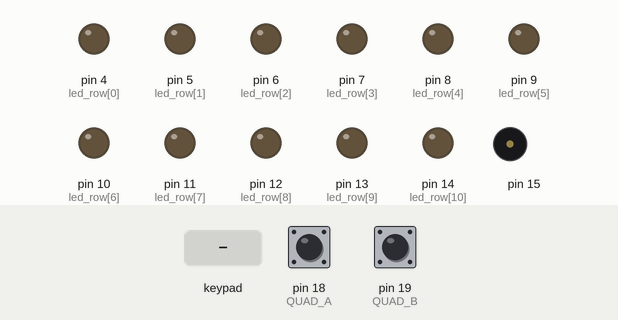
The sketch below on a simulated Arduino Mega 2560, built with avr-gcc and run on an emulated ATmega2560. On the bench: output pins drawn as LEDs (lit = HIGH), buzzer (waves = sounding). Wiring (inferred from the names in the program): 2×8 keypad with keys 1 2 3 A 4 5 6 B 7 8 9 C * 0 # D (labels assumed): rows pin 16, pin 17; columns pin 38, pin 39, pin 40, pin 41, pin 42, pin 43, pin 44, pin 45. Inputs (shaded band) come from the test bench; at power-on: pin 18 (QUAD_A) HIGH, pin 19 (QUAD_B) HIGH. Pins used as bus, display or sensor lines are not drawn.

Above: at 1.2 s.
1.3 s: key '1' pressed
At 1.38 s:
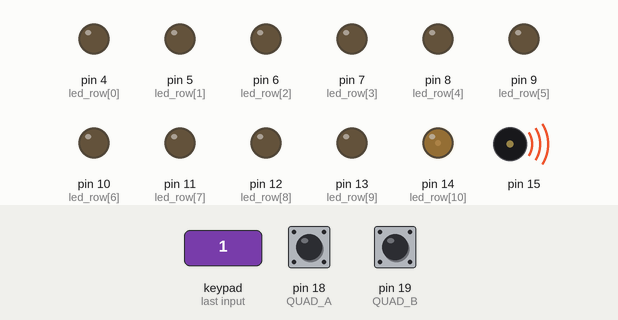
2.9 s: keypad keys 1 2 A pressed 0.4 s apart
At 4.4 s:
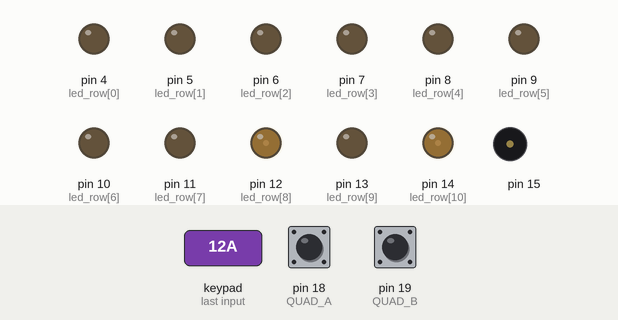
5.9 s: pin 18 (QUAD_A) pulled LOW for 0.15 s
At 6.4 s:
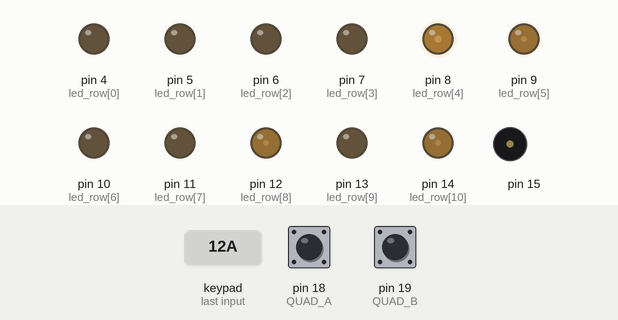
7.5 s: pin 19 (QUAD_B) pulled LOW for 0.15 s
At 8.7 s:
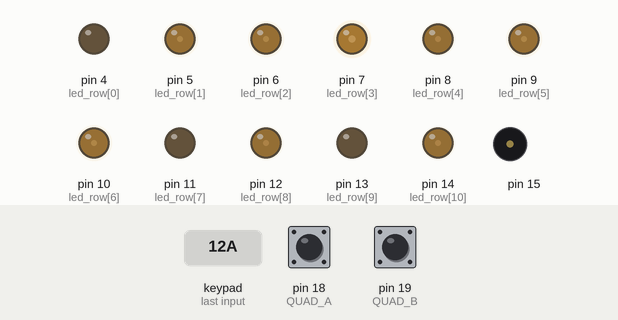
9.1 s: key '2' pressed
At 9.18 s:
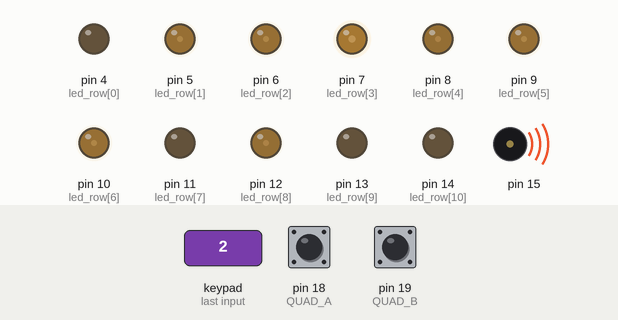
10.7 s: pin 18 (QUAD_A) pulled LOW for 1 s
At 11.3 s:
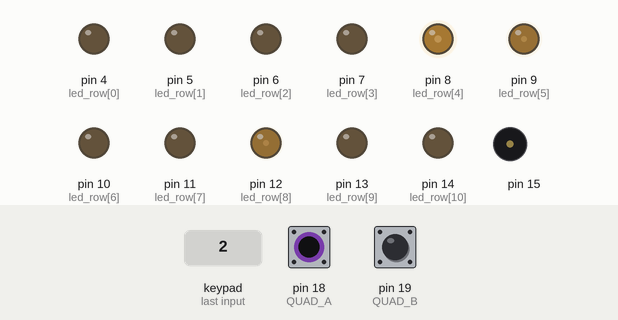
Timing chart, 0 to 13.7 s (numbered marks = the images above; inputs shaded):
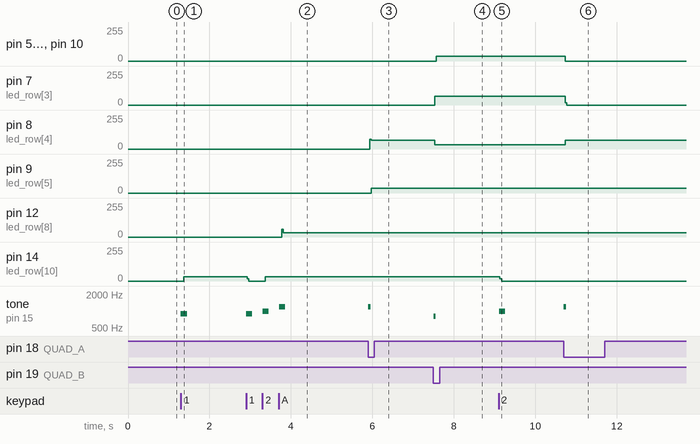

The sketch:

washing-firmware.ino
```cpp
#include <TimerOne.h>
#include <TimerThree.h>
#include <avr/sleep.h>
#include <avr/power.h>

/// Hardware
/// --------
/// The LEDs are arranged in a 11x8 matrix. The buttons are arranged (logically) in a 2x8 matrix.
/// The LEDs and buttons share the same column lines.
/// We update the display at about 800 Hz (100 Hz to refresh the entire display). Button state is
/// polled while we drive the display. The knob rotation is a sort of primitive sort-of quadrature
/// encoder; we poll this at refresh intervals as well.
/// The speaker is a simple 8 ohm cone driven by a mosfet. We use a stock arduino tone library to
/// generate beeps.

/// Firmware outline
/// ----------------
/// The LED display is refreshed from a backing store (raw_display) which maps directly to the LED
/// values. A set of convenience functions (set_digit, set_selector_column) are used to simplify
/// updating the backing store.
/// When a button is pushed or the knob is turn, an event of the appropriate type is added to the
/// event queue. These are handled by the main loop outside of any interrupt.

// ---- Pin assignements ----

// The matrix dimensions
const int LED_ROW_COUNT = 11;
const int LED_COL_COUNT = 8;
const int BUTTON_ROW_COUNT = 2;
// Pin assignments for the LEDs, butons, and quadrature encoder
const int led_row[LED_ROW_COUNT] = { 4, 5, 6, 7, 8, 9, 10, 11, 12, 13, 14 };
const int led_col[LED_COL_COUNT] = { 38, 39, 40, 41, 42, 43, 44, 45 };
const int button_row[BUTTON_ROW_COUNT] = { 16, 17 };
const int QUAD_A = 18;
const int QUAD_B = 19;
// Struct for describing an LED's location
typedef struct {
  uint8_t row;
  uint8_t col;
} LedLoc;

// ---- Firmware state ----
typedef uint16_t Display[LED_COL_COUNT];
Display raw_display;
uint16_t buttons;
uint16_t buttons_last;
// Quadrature encoder state
enum { Q_READY, Q_WAIT } quad_state;
// Column currently being scanned
static int cur_col = 0;

// ---- Timing ----

// Timer 1 update triggers every 1250 microseconds
const uint32_t T1_US = 1250;
// Timer 1 update triggers every 50000 microseconds during sleep mode
const uint32_t T1_SLEEP_US = 50000;
// Timeout in seconds without interaction
const uint32_t IF_TIMEOUT = 90;
// Updates per timeout
const uint32_t T1_UPDATES_PER_TIMEOUT = 72000; //(1000 * (IF_TIMEOUT * 1000)/T1_US);

// --- Event queue ---
const int MAX_EVTS = 8;
typedef enum { BUTTON_PRESS, DIAL_TURN } EventType;
typedef struct {
  EventType type;
  int8_t value;
} Event;

Event queue[MAX_EVTS];
uint8_t qstart = 0;
uint8_t qend = 0;

inline void q_init() {
  qstart = qend = 0;
}

inline bool q_available() {
  return qstart != qend;
}

inline void q_enqueue(EventType t, int8_t val) {
  queue[qend].type = t; queue[qend].value = val; qend = (qend + 1) % MAX_EVTS;
}

inline Event q_dequeue() {
  Event e = queue[qstart];
  qstart = (qstart + 1) % MAX_EVTS;
  return e;
}

// ---- Display methods ----

// Digits 0-F, display digits
// Digits 0x10 - 0x15, display cycle
// Digit  0x16 - blank
const uint16_t DIGITS[23] = {
  0x7e,
  0x30, // 1
  0x6d, // 2
  0x79, // 3
  0x33, // 4
  0x5b, // 5
  0x5f, // 6
  0x70, // 7
  0x7f, // 8
  0x73, // 9
  0x77, // A
  0x1f, // b
  0x4e, // C
  0x3d, // d
  0x4f, // E
  0x47, // F
  0x08, // -1
  0x10, // -2
  0x20, // -3
  0x40, // -4
  0x02, // -5
  0x04, // -6
  0x00, // BLANK
};
const uint8_t BLANK = 22;

void set_digit(int pos, int val) {
  pos += 4;
  raw_display[pos] = (raw_display[pos] & ~0x7f) | DIGITS[val];
}

void set_numeric_display(int value, bool show_zeros = false, int radix = 10) {
  int pos = 0;
  while (pos < 4) {
    if (value != 0) {
      set_digit(pos, value % radix);
      value /= radix;
    } else {
      if (show_zeros || pos == 0) {
        set_digit(pos, 0);
      } else {
        set_digit(pos, BLANK);
      }
    }
    pos++;
  }
}

void set_led(const LedLoc l, bool on) {
  if (on) {
    raw_display[l.col] |= 1 << l.row;
  } else {
    raw_display[l.col] &= ~(1 << l.row);
  }
}

const int ILLUMINATED_COUNT = 5;
const LedLoc ILLUMINATED_LEDS[ILLUMINATED_COUNT] = {
  {10, 0}, {10, 1}, {10, 2}, {10, 3}, {9, 5},
};

bool illuminated_led_state[ILLUMINATED_COUNT];

void illum_init() {
  for (int i = 0; i < ILLUMINATED_COUNT; i++) illuminated_led_state[i] = false;
}

const int SELECTOR_COUNT = 4;
const int SELECTOR_HEIGHT = 5;
const LedLoc SELECTOR_LEDS[SELECTOR_COUNT][SELECTOR_HEIGHT] = {
  { {9, 2}, {9, 1}, {9, 3}, {9, 0}, {8, 2} },
  { {8, 1}, {8, 6}, {8, 5}, {8, 4}, {8, 3} },
  { {8, 0}, {7, 1}, {7, 2}, {7, 6}, {7, 5} },
  { {7, 4}, {7, 3}, {7, 0}, {6, 3}, {9, 4} },
};

int selected_digit = -1;
int selector_value[SELECTOR_COUNT] = { -1, -1, -1, -1 };

void set_selector(int idx, int val) {
  for (int i = 0; i < SELECTOR_HEIGHT; i++) {
    set_led(SELECTOR_LEDS[idx][i], val == i);
  }
}

void selector_toggle(int idx) {
  int value = selector_value[idx];
  value++;
  if (value >= SELECTOR_HEIGHT) value = -1;
  selector_value[idx] = value;
  set_selector(idx, value);
}

const int CYCLE_COUNT = 5;
const LedLoc CYCLE_LEDS[CYCLE_COUNT] = {
  {9, 6}, {6, 2}, {5, 3}, {1, 3}, {0, 3},
};

void set_cycle(int val) {
  val %= CYCLE_COUNT;
  if (val < 0) val += CYCLE_COUNT;
  for (int i = 0; i < CYCLE_COUNT; i++) {
    set_led(CYCLE_LEDS[i], val == i);
  }
}

const LedLoc BABY_MODE_LED = {4, 3};
const LedLoc LOCK_MODE_LED = {3, 3};
const LedLoc PLUS_MODE_LED = {2, 3};

const LedLoc MODE_LEDS[] = { BABY_MODE_LED, LOCK_MODE_LED, PLUS_MODE_LED };

const LedLoc CLOCK_LED = {4, 0};
const LedLoc OTHER_LED = {3, 0};

const int SPINNER_COUNT = 12;
const LedLoc SPINNER_LEDS[SPINNER_COUNT] = {
  {3, 2}, {4, 1}, {4, 2}, {5, 1}, {6, 1}, {0, 2},
  {0, 1}, {1, 1}, {1, 2}, {2, 1}, {2, 2}, {3, 1},
};

void set_spinner(int val) {
  val %= SPINNER_COUNT;
  if (val < 0) val += SPINNER_COUNT;
  for (int i = 0; i < SPINNER_COUNT; i++) {
    set_led(SPINNER_LEDS[i], val == i);
  }
}

void illum_toggle(int idx) {
  const bool state = !illuminated_led_state[idx];
  illuminated_led_state[idx] = state;
  set_led(ILLUMINATED_LEDS[idx], state);
}

// ---- Interface modes ----
class Mode {
    Display d;
    static Mode* last;
    static Mode* current;
    Mode* next;
  public:
    static Mode& cur() { return *current; }
    static void advance();
    Mode();
    virtual void enter_mode();
    virtual void handle_event(Event e) = 0;
    virtual void exit_mode();
};

Mode* Mode::last = NULL;
Mode* Mode::current = NULL;

void Mode::advance() {
  current->exit_mode();
  current = current->next;
  current->enter_mode();
}

Mode::Mode() {
  blank(d);
  if (current == NULL) {
    current = this;
  }
  if (last != NULL) {
    next = last->next;
    last->next = this;
  } else {
    this->next = this;
  }
  last = this;
};

void Mode::enter_mode() {
  copy_display(raw_display, d);
}

void Mode::exit_mode() {
  copy_display(d, raw_display);
}

class BabyMode : public Mode {
    int dial_setting = 0;
  public:
    void enter_mode();
    void handle_event(Event e);
    void exit_mode();
};

void BabyMode::enter_mode() {
  set_led(BABY_MODE_LED, true);
  Mode::enter_mode();
}

void BabyMode::exit_mode() {
  set_led(BABY_MODE_LED, true);
  Mode::exit_mode();
}

void BabyMode::handle_event(Event e) {
  if (e.type == DIAL_TURN) {
    dial_setting += e.value;
    set_spinner(dial_setting);
    tone(15, (e.value > 0) ? 1200 : 800, 60);
    if (dial_setting < 0) {
      set_led(CLOCK_LED, true);
      set_numeric_display(-dial_setting);
    } else {
      set_led(CLOCK_LED, false);
      set_numeric_display(dial_setting);
    }
  } else if (e.type == BUTTON_PRESS) {
    tone(15, 900 + (e.value * 50), 150);
    if (e.value < ILLUMINATED_COUNT) {
      illum_toggle(e.value);
    } else if (e.value < ILLUMINATED_COUNT + SELECTOR_COUNT) {
      int v = e.value - ILLUMINATED_COUNT;
      selector_toggle(v);
    }
  }
}

BabyMode babyMode;

void setup() {
  int i;
  for (i = 0; i < LED_ROW_COUNT; i++) {
    digitalWrite(led_row[i], LOW);
    pinMode(led_row[i], OUTPUT);
  }
  for (i = 0; i < LED_COL_COUNT; i++) {
    digitalWrite(led_col[i], LOW);
    pinMode(led_col[i], OUTPUT);
  }
  for (i = 0; i < BUTTON_ROW_COUNT; i++) {
    pinMode(button_row[i], INPUT);
  }
  pinMode(QUAD_A, INPUT_PULLUP);
  pinMode(QUAD_B, INPUT_PULLUP);
  blank(raw_display);
  quad_state = Q_READY;
  q_init();
  illum_init();
  set_sleep_mode(SLEEP_MODE_IDLE);
  sleep_enable();
  power_adc_disable();
  power_spi_disable();
  power_twi_disable();
  //power_timer0_disable();
  power_timer2_disable();

  buttons = buttons_last = 0;
  Serial.begin(9600);
  Timer1.initialize(T1_US);
  Timer1.attachInterrupt(timer_update);
  Timer1.start();
}

void blank(Display &display) {
  for (int i = 0; i < LED_COL_COUNT; i++) {
    display[i] = 0;
  }
}

void copy_display(Display& to, Display& from) {
  for (int i = 0; i < LED_COL_COUNT; i++) {
    to[i] = from[i];
  }
}

// Timer update intervals since last interaction
volatile uint32_t since = 0;

void update_quad() {
  int qap = digitalRead(QUAD_A);
  int qbp = digitalRead(QUAD_B);
  if (quad_state == Q_READY) {
    if (qap == LOW) {
      quad_state = Q_WAIT; q_enqueue(DIAL_TURN, 1); since = 0;
    }
    if (qbp == LOW) {
      quad_state = Q_WAIT; q_enqueue(DIAL_TURN, -1); since = 0;

    }
  } else {
    if (qap == HIGH && qbp == HIGH) {
      quad_state = Q_READY;
    }
  }
}

volatile bool sleeping = false;

bool any_button() {
  if (digitalRead(QUAD_A) == LOW) return true;
  if (digitalRead(QUAD_B) == LOW) return true;
  for (int i = 0; i < LED_COL_COUNT; i++) {
    digitalWrite(led_col[i], HIGH);
    bool p = false;
    for (int j = 0; j < BUTTON_ROW_COUNT; j++) {
      if (digitalRead(button_row[j]) == HIGH) p =  true;
    }
    digitalWrite(led_col[i], LOW);
    if (p) return true;
  }
  return false;
}

void timer_update() {
  if (sleeping) {
    if (any_button()) {
      sleeping = false;
      Timer1.setPeriod(T1_US);
    } else { return; }
  }
  update_quad();
  digitalWrite(led_col[cur_col], LOW);
  cur_col = (cur_col + 1) % LED_COL_COUNT;
  if (since < T1_UPDATES_PER_TIMEOUT) {
    for (int i = 0; i < LED_ROW_COUNT; i++) {
      digitalWrite(led_row[i], ((raw_display[cur_col] >> i) & 0x01) ? HIGH : LOW);
    }
    since++;
    if (since == T1_UPDATES_PER_TIMEOUT) {
      for (int i = 0; i < LED_ROW_COUNT; i++) digitalWrite(led_row[i], LOW);
      sleeping = true;
      Timer1.setPeriod(T1_SLEEP_US);
    }
  }
  digitalWrite(led_col[cur_col], HIGH);
  uint16_t b = buttons & ~(0x3 << (cur_col * 2));
  for (int i = 0; i < BUTTON_ROW_COUNT; i++) {
    if (digitalRead(button_row[i]) == HIGH) b |= (0x1 << ((cur_col * 2) + i));
  }
  buttons = b;
  if (cur_col == 0) {
    uint16_t pushed = (buttons ^ buttons_last) & buttons;
    buttons_last = buttons;
    for (int i = 0; i < 16; i++) {
      if ((1 << i)&pushed) {
        since = 0;
        q_enqueue(BUTTON_PRESS, i);
      }
    }
  }
}

void loop() {
  if (since == T1_UPDATES_PER_TIMEOUT) {
    sleep_mode();
  }
  while (q_available()) {
    Event e = q_dequeue();
    Mode::cur().handle_event(e);
  }
}
```

Measured:
- after the input at 1.3 s, pin 14 (led_row[10]): 0/255 → 32/255 after 0.07 s; tone on pin 15: silent → 900 Hz at once, → silent 0.15 s later
- after the input at 2.9 s, pin 12 (led_row[8]): 0/255 → 32/255 after 0.87 s; pin 14 (led_row[10]): 32/255 → 0/255 at once, → 32/255 0.44 s later; tone on pin 15: plays 900 Hz for 0.15 s, 1000 Hz for 0.15 s, 1200 Hz for 0.15 s, starting at once
- after the input at 5.9 s, pin 8 (led_row[4]): 0/255 → 64/255 at once; pin 9 (led_row[5]): 0/255 → 36/255 after 0.07 s; tone on pin 15: silent → 1200 Hz at once, → silent 0.06 s later
- after the input at 7.5 s, pin 5 (led_row[1]), pin 6 (led_row[2]), pin 10 (led_row[6]): 0/255 → 36/255 after 0.07 s; pin 7 (led_row[3]): 0/255 → 64/255 at once; pin 8 (led_row[4]): 64/255 → 32/255 at once; tone on pin 15: silent → 800 Hz at once, → silent 0.06 s later
- after the input at 9.1 s, pin 14 (led_row[10]): 32/255 → 0/255 at once; tone on pin 15: silent → 1000 Hz at once, → silent 0.15 s later
- after the input at 10.7 s, pin 5 (led_row[1]), pin 6 (led_row[2]), pin 10 (led_row[6]): 36/255 → 0/255 at once; pin 7 (led_row[3]): 64/255 → 0/255 at once; pin 8 (led_row[4]): 32/255 → 64/255 at once; tone on pin 15: silent → 1200 Hz at once, → silent 0.06 s later
